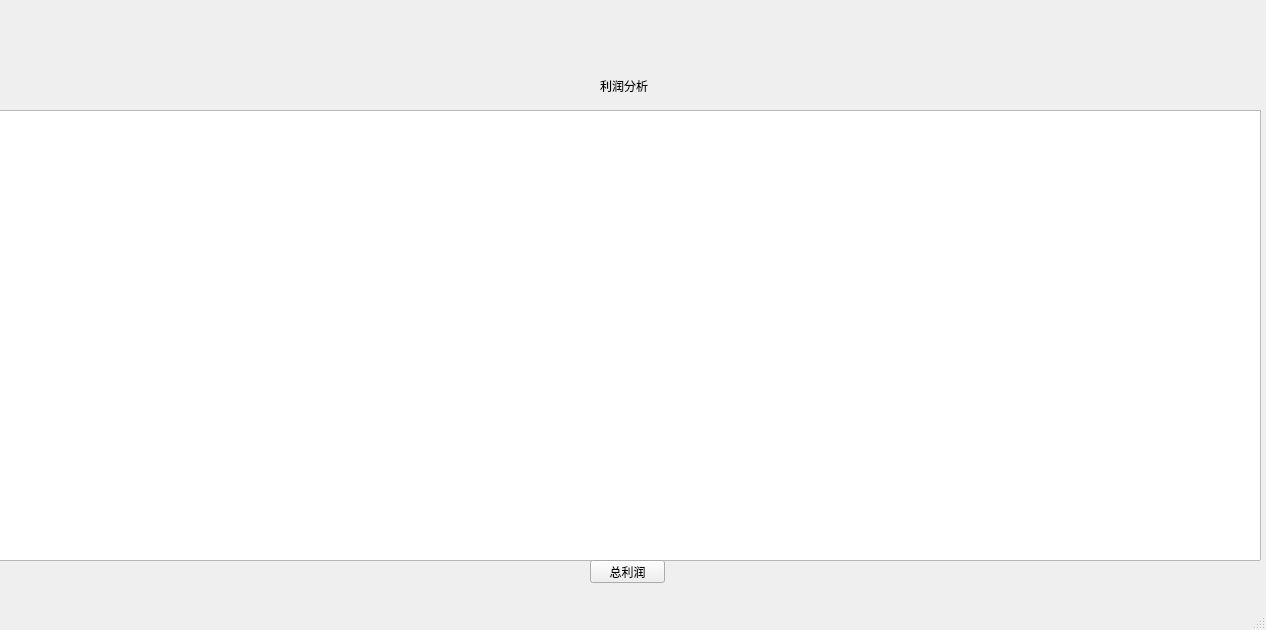
<?xml version="1.0" encoding="UTF-8"?>
<ui version="4.0">
 <class>profit</class>
 <widget class="QMainWindow" name="profit">
  <property name="geometry">
   <rect>
    <x>0</x>
    <y>0</y>
    <width>1266</width>
    <height>630</height>
   </rect>
  </property>
  <property name="windowTitle">
   <string>MainWindow</string>
  </property>
  <widget class="QWidget" name="centralwidget">
   <widget class="QTableView" name="tableView">
    <property name="geometry">
     <rect>
      <x>-10</x>
      <y>110</y>
      <width>1271</width>
      <height>451</height>
     </rect>
    </property>
   </widget>
   <widget class="QLabel" name="label">
    <property name="geometry">
     <rect>
      <x>600</x>
      <y>80</y>
      <width>54</width>
      <height>12</height>
     </rect>
    </property>
    <property name="text">
     <string>利润分析</string>
    </property>
   </widget>
   <widget class="QPushButton" name="pushButton">
    <property name="geometry">
     <rect>
      <x>590</x>
      <y>560</y>
      <width>75</width>
      <height>23</height>
     </rect>
    </property>
    <property name="text">
     <string>总利润</string>
    </property>
   </widget>
  </widget>
  <widget class="QMenuBar" name="menubar">
   <property name="geometry">
    <rect>
     <x>0</x>
     <y>0</y>
     <width>1266</width>
     <height>23</height>
    </rect>
   </property>
  </widget>
  <widget class="QStatusBar" name="statusbar"/>
 </widget>
 <resources/>
 <connections/>
</ui>
